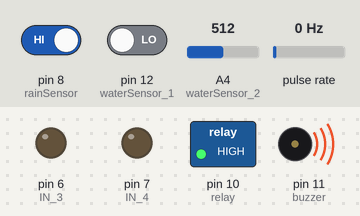
This sketch was run on a simulated Arduino Uno, built with avr-gcc and run on an emulated ATmega328P. Parts: switched loads named in the sketch (green lamp = pin HIGH), output pins drawn as LEDs (lit = HIGH), buzzer (waves = sounding, pin HIGH). Wiring (inferred from the names in the program): pulse sensor: data pin 2. The test bench sets the inputs (shaded band); at power-on: pulse rate 0 Hz, pin 8 (rainSensor) HIGH, pin 12 (waterSensor_1) LOW, A4 (waterSensor_2) = 512.

Above: at 0.9 s.
1.3 s: pulse rate (sensor on pin 2) set to 95 Hz
At 1.65 s:
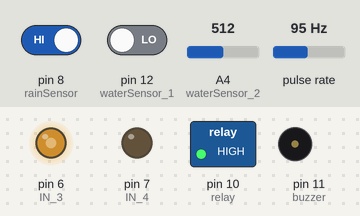
4.8 s: pulse rate (sensor on pin 2) set to 102 Hz
8.3 s: pin 8 (rainSensor) driven LOW
At 13.1 s:
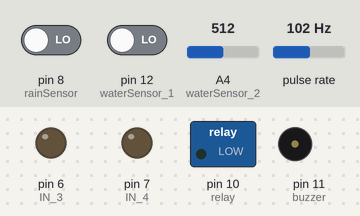
13.4 s: pin 12 (waterSensor_1) driven HIGH
At 15.8 s:
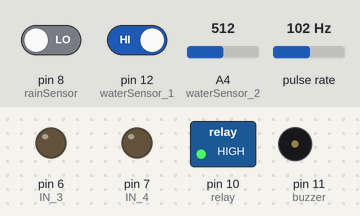
16.9 s: A4 (waterSensor_2) set to 111
20.4 s: A4 (waterSensor_2) set to 93
At 20.7 s:
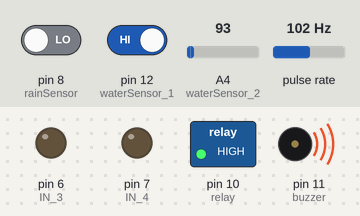
Timing chart, 0 to 23.4 s (numbered marks = the images above; inputs shaded):
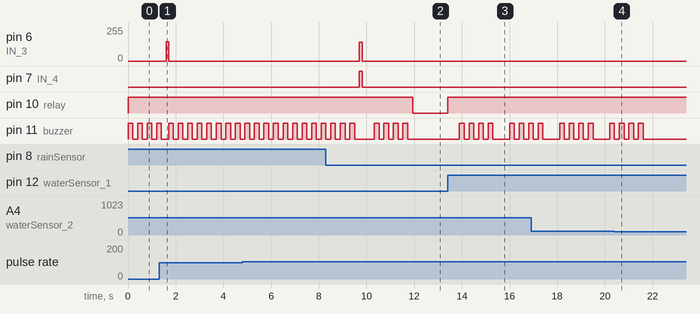

The sketch:

SmartHome.ino
```cpp
/*
                            Chương trình chính

Mở thư mục Code Nháp -> mở file Wind_Speed_TEST -> run code và khảo sát tốc độ gió,
từ đó lấy được mốc "rpm" và thay vào "rpm_maxValue" ở dưới đây. Các phần còn lại
TUYỆT ĐỐI không được thay đổi gì!
*/


int rpm_maxValue = 500; //----> Thay


//-----------------------KHONG THAY DOI PHAN NAY------------------------------------//
const int encoder = 2;
const int waterSensor_1 = 12;
const int rainSensor = 8;
const int relay = 10;
const int waterSensor_2 = A4;
const int buzzer = 11;

const int IN_3 = 6; //PWM
const int IN_4 = 7;

//Varialble
unsigned long previousTime = millis();
float count = 0;
uint8_t lastVal = 0;

int getRPM(){
  const int timeWait = 1000; //Thoi gian cho la 1(s)
  float rpm = 0;
  if ((millis() - previousTime) >= timeWait){
    previousTime = millis();
    /*Vi du:
      - Ta nhan duoc count la 60 (60 xung)
      - Disk co 20 lo => 1 (s) disk quay 3 vong de tao 60 xung
      ==> RPM = so_vong x 60 (60s = 1p)
    */
    rpm = (count/20)*60;
    count = 0; //reset lai bien count cho lan dem moi
  }
  return rpm;
}
void blink(){
  digitalWrite(buzzer, 1);
  delay(200);
  digitalWrite(buzzer, 0);
  delay(200);
  digitalWrite(buzzer, 1);
  delay(200);
  digitalWrite(buzzer, 0);
  delay(200);
  digitalWrite(buzzer, 1);
  delay(200);
  digitalWrite(buzzer, 0);
  delay(200);
  digitalWrite(buzzer, 1);
  delay(200);
  digitalWrite(buzzer, 0);
  delay(200);
}
void count_EI(){
  count++;
}
void pump(){
    while (digitalRead(waterSensor_1) == 0){
      digitalWrite(relay, 0);
    }
    digitalWrite(relay, 1);
}
void open(){
  //Dong
  if (lastVal == 1){

  }else{
    digitalWrite(IN_4, 0);
    analogWrite(IN_3, 255-109);
    delay(100);
    digitalWrite(IN_4, 0);
    analogWrite(IN_3, 0);
    lastVal = 1;
  }
}
void close(){
  //Mo
  if (lastVal == 0){

  }else{
    digitalWrite(IN_4, 1);
    analogWrite(IN_3, 139);
    delay(130);
    digitalWrite(IN_4, 0);
    analogWrite(IN_3, 0);
    lastVal = 0;
  }
}
void setup(){

  pinMode(waterSensor_1, INPUT);
  pinMode(waterSensor_2, INPUT);
  pinMode(rainSensor, INPUT_PULLUP);
  pinMode(encoder, INPUT);
  pinMode(relay, OUTPUT);
  pinMode(buzzer, OUTPUT);

  digitalWrite(buzzer, 0);
  digitalWrite(relay, 1);

  pinMode(IN_3, OUTPUT);
  pinMode(IN_4, OUTPUT);

  //Dem so lo tren disk, 0 la ngat ngoai cua board UNO tuong duong voi D2
  //Khi dien ap o chan 2 la 1 thi se dem = dem +1
  attachInterrupt(0, count_EI, RISING);
}
void loop(){
  if (analogRead(waterSensor_2) > 100){
    blink();
  }else if(analogRead(waterSensor_2) > 800){
    digitalWrite(buzzer, 1);
  }else{
    digitalWrite(buzzer, 0);
  }
  if (getRPM() > rpm_maxValue){
    close();
    pump();
  }
  digitalWrite(relay, 1);
  digitalWrite(buzzer, 0);

  if (digitalRead(rainSensor) == 0){
    close();
    delay(500);
  }else{
    open();
  }
}
//------------------------------------------------------------------------------//
```

Measured:
- the behaviour switches between 101 and 100 on A4 (waterSensor_2) (found by bisection; images 3 and 4)
- after the input at 8.3 s, pin 6 (IN_3): 0/255 → 139/255 after 1.4 s, → 0/255 0.13 s later; pin 7 (IN_4): LOW → HIGH after 1.4 s, → LOW 0.13 s later; pin 10 (relay): HIGH → LOW after 3.6 s
- after the input at 13.4 s, pin 10 (relay): LOW → HIGH at once; pin 11 (buzzer): LOW → HIGH after 0.50 s, → LOW 0.20 s later, → HIGH 0.20 s later, → LOW 0.20 s later, … (13 changes in this stretch)
- after the input at 20.4 s, pin 11 (buzzer): goes on until 21.6 s, then stays LOW
